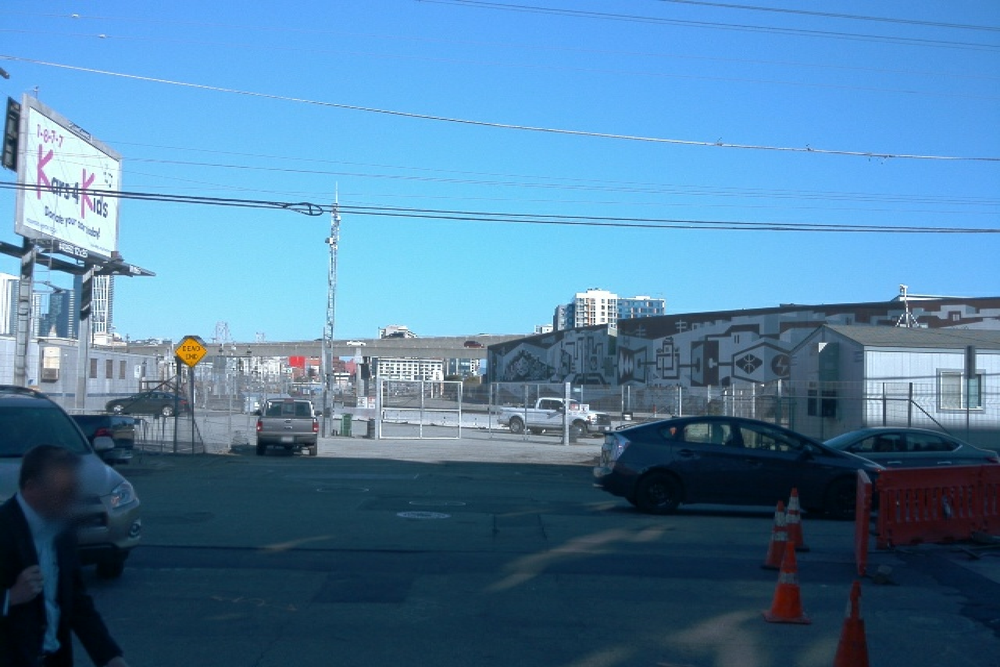
#> input picture computer_vision/data_acquisition/data/images/segment-1231623110026745648_480_000_500_000_with_camera_labels_38.png, 1000 x 667 px, shrunk from 1920 x 1280 before the run, found by its file name
$ jupyter execute --allow-errors img_manipulation.ipynb
#> lines starting #> are read from the running program, lines starting #| are printed output that depends on the picture; after the words box and inside, x2 and y2 are one past the last pixel; in counts of white or black regions, pixels touching at a corner belong together
### computer_vision/image_manipulation/solution/utils.py
import numpy as np


def check_results(mean, std):
    # calculate L1 distance
    gt_mean = np.array([ 95.30968145, 110.46818685, 123.70005162])
    mean_dst = np.sum(np.abs(np.array(mean) - gt_mean))
    assert mean_dst < 0.0001, 'The mean calculation is incorrect.'

    gt_std = np.array([47.02613582, 52.31789603, 59.47874234])
    std_dst = np.sum(np.abs(np.array(std) - gt_std))
    assert std_dst < 0.0001, 'The std calculation is incorrect.'
    print('Congrats, all calculations are correct!')

### computer_vision/image_manipulation/solution/img_manipulation.ipynb
[cell 1]
import matplotlib.pyplot as plt
import numpy as np
from PIL import Image


def create_mask(path, color_threshold):
    """
    create a binary mask of an image using a color threshold
    args:
    - path [str]: path to image file
    - color_threshold [array]: 1x3 array of RGB value
    returns:
    - img [array]: RGB image array
    - mask [array]: binary array
    """
    img = np.array(Image.open(path).convert('RGB'))
#> img is the input picture: shape (667, 1000, 3); mean R, G, B 80.4, 127.5, 163.3
    R, G, B = img[..., 0], img[..., 1], img[..., 2]
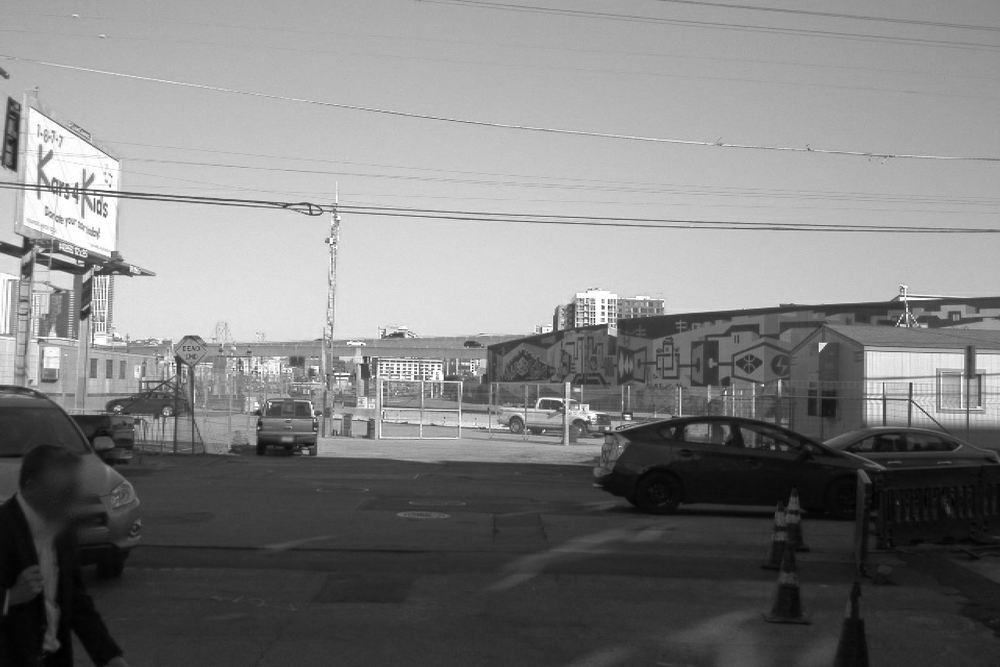
#> G: shape (667, 1000); min 0, max 255, mean 127.5
    rt, gt, bt = color_threshold
    mask = (R > rt) & (G > gt) & (B > bt)
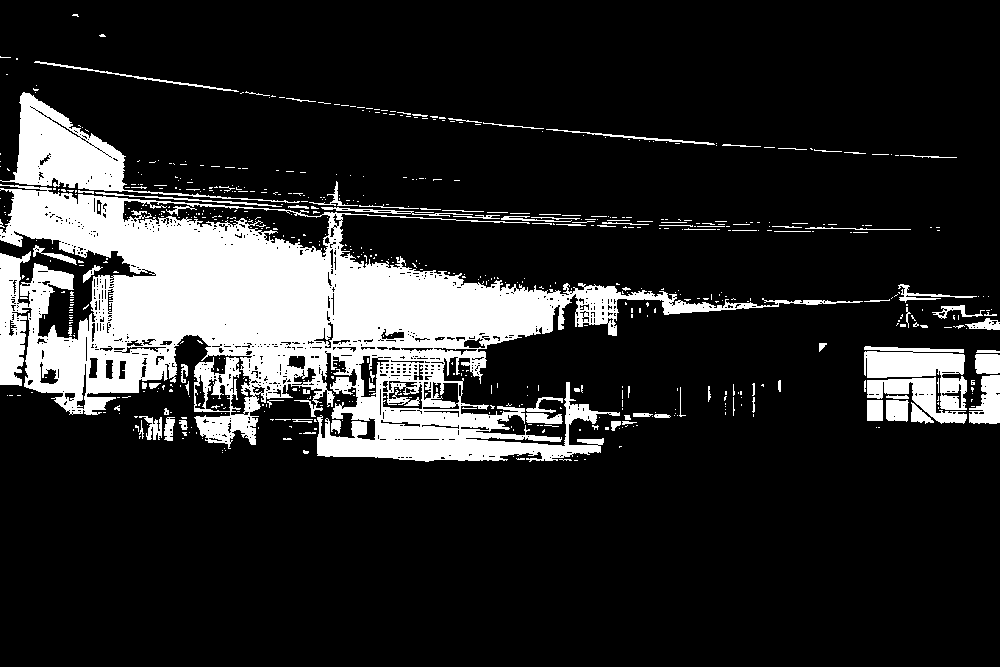
#> mask: shape (667, 1000) bool; 16.2% white; 665 white regions (567 under 20 px), largest, box (x1, y1, x2, y2) and area: (0, 184, 863, 462) 84113, (0, 92, 300, 203) 7001, (864, 346, 967, 410) 3386
    return img, mask


def mask_and_display(img, mask):
    """
    display 3 plots next to each other: image, mask and masked image
    args:
    - img [array]: HxWxC image array
    - mask [array]: HxW mask array
    """
    masked_image = img * np.stack([mask]*3, axis=2)
    f, ax = plt.subplots(1, 3, figsize=(15, 10))
    ax[0].imshow(img)
    ax[1].imshow(mask)
    ax[2].imshow(masked_image)
    plt.show()

[cell 2]
path = '../data/images/segment-1231623110026745648_480_000_500_000_with_camera_labels_38.png'
color_threshold = [128, 128, 128]

img, mask = create_mask(path, color_threshold)
mask_and_display(img, mask)

[cell 3]
import glob

import matplotlib.pyplot as plt
import numpy as np
import seaborn as sns
from PIL import Image, ImageStat

from utils import check_results


def calculate_mean_std(image_list):
    """
    calculate mean and std of image list
    args:
    - image_list [list[str]]: list of image paths
    returns:
    - mean [array]: 1x3 array of float, channel wise mean
    - std [array]: 1x3 array of float, channel wise std
    """
    means = []
    stds = []

    for path in image_list:
        img = Image.open(path).convert('RGB')
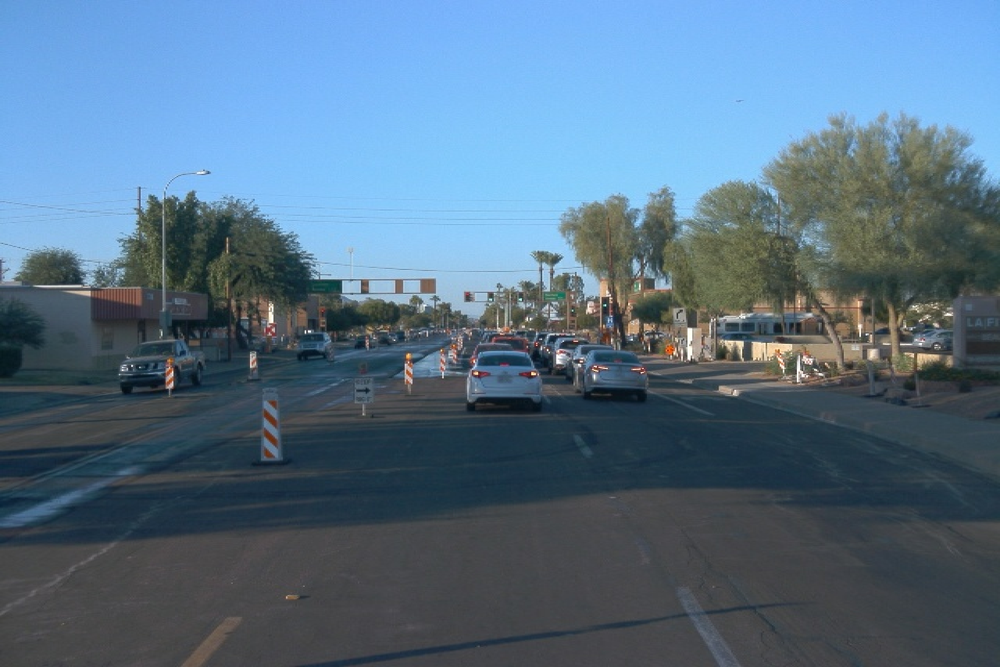
#> input picture computer_vision/image_manipulation/data/images/segment-12257951615341726923_2196_690_2216_690_with_camera_labels_78.png, 1000 x 667 px, shrunk from 1920 x 1280 before the run
#> img is the input picture: PIL image 1000x667 RGB; mean R, G, B 86.3, 112.1, 133.4
        stat = ImageStat.Stat(img)
        means.append(np.array(stat.mean))
        stds.append(np.array(stat.var)**0.5)
#> pass 2 of the loop in calculate_mean_std, `for path in image_list:`:
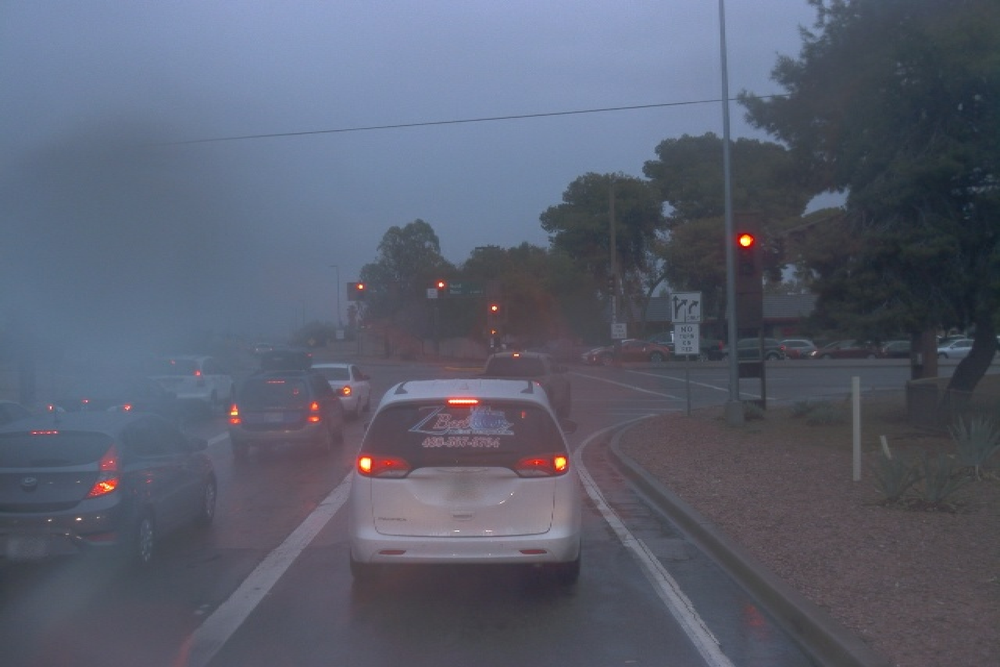
#> input picture computer_vision/image_manipulation/data/images/segment-12304907743194762419_1522_000_1542_000_with_camera_labels_2.png, 1000 x 667 px, shrunk from 1920 x 1280 before the run
#> in calculate_mean_std, img is the input picture: PIL image 1000x667 RGB; mean R, G, B 90.2, 95.3, 111.5

    total_mean = np.mean(means, axis=0)
#> total_mean = [88.23, 103.7, 122.5]
    total_std = np.mean(stds, axis=0)
#> total_std = [33.35, 44.51, 60.97]

    return total_mean, total_std


def channel_histogram(image_list):
    """
    calculate channel wise pixel value
    args:
    - image_list [list[str]]: list of image paths
    """
    red = []
    green = []
    blue = []

    for path in image_list:
        img = np.array(Image.open(path).convert('RGB'))
        R, G, B = img[..., 0], img[..., 1], img[..., 2]
        red.extend(R.flatten().tolist())
        green.extend(G.flatten().tolist())
        blue.extend(B.flatten().tolist())

    plt.figure()
    sns.kdeplot(red, color='r')
    sns.kdeplot(green, color='g')
    sns.kdeplot(blue, color='b')
    plt.show()

[cell 4]
image_list = glob.glob('../data/images/*')

mean, std = calculate_mean_std(image_list)
#> mean = [88.23, 103.7, 122.5]; std = [33.35, 44.51, 60.97]
channel_histogram(image_list[:2])
#> in channel_histogram, `R, G, B = img[..., 0], img[..., 1], img[..., 2]`:
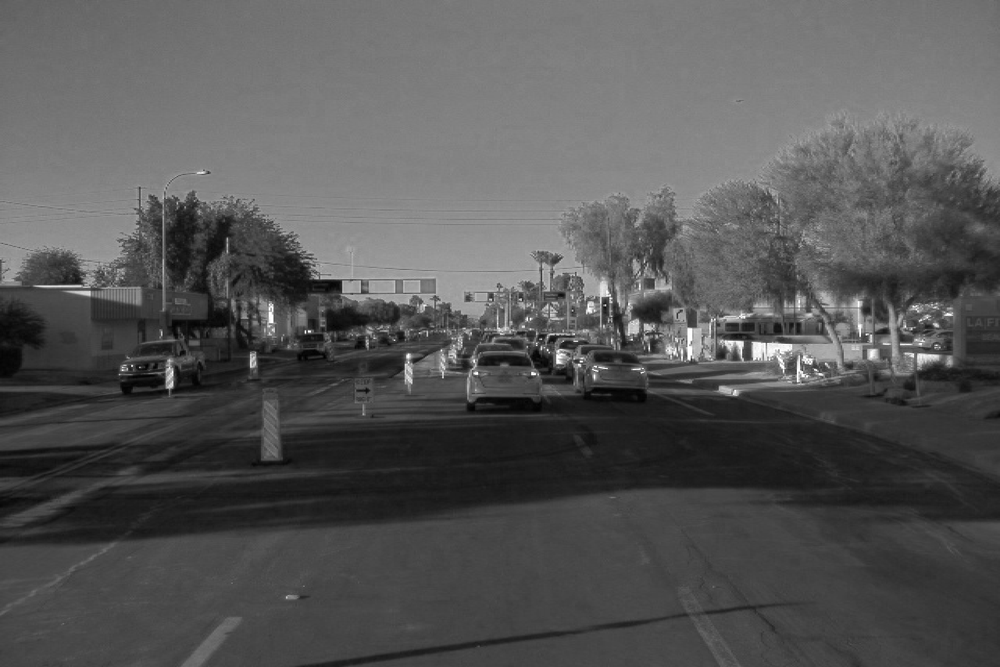
#> R: shape (667, 1000); min 0, max 255, mean 86.3
#> in channel_histogram, `R, G, B = img[..., 0], img[..., 1], img[..., 2]`:
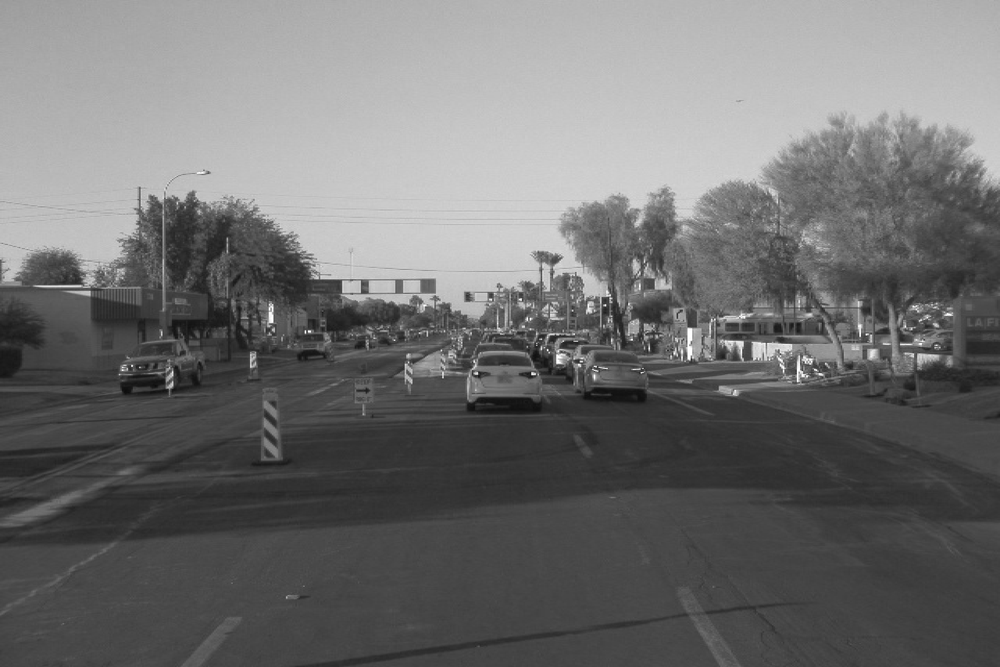
#> G: shape (667, 1000); min 12, max 255, mean 112.1
#> in channel_histogram, `R, G, B = img[..., 0], img[..., 1], img[..., 2]`:
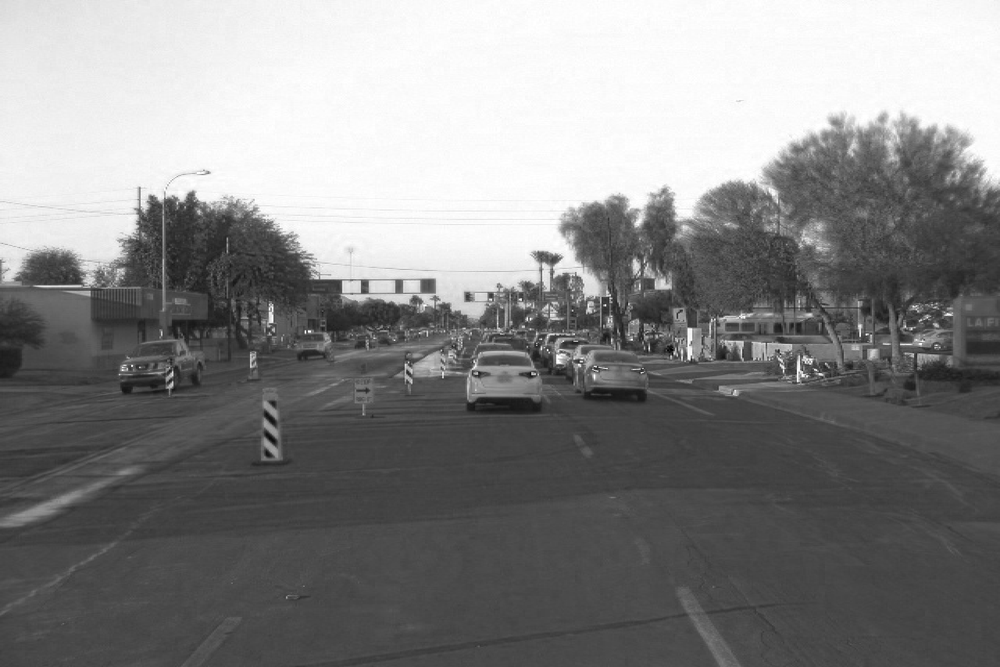
#> B: shape (667, 1000); min 3, max 255, mean 133.4
#> pass 2 of the loop in channel_histogram, `for path in image_list:`:
#> in channel_histogram, `R, G, B = img[..., 0], img[..., 1], img[..., 2]`:
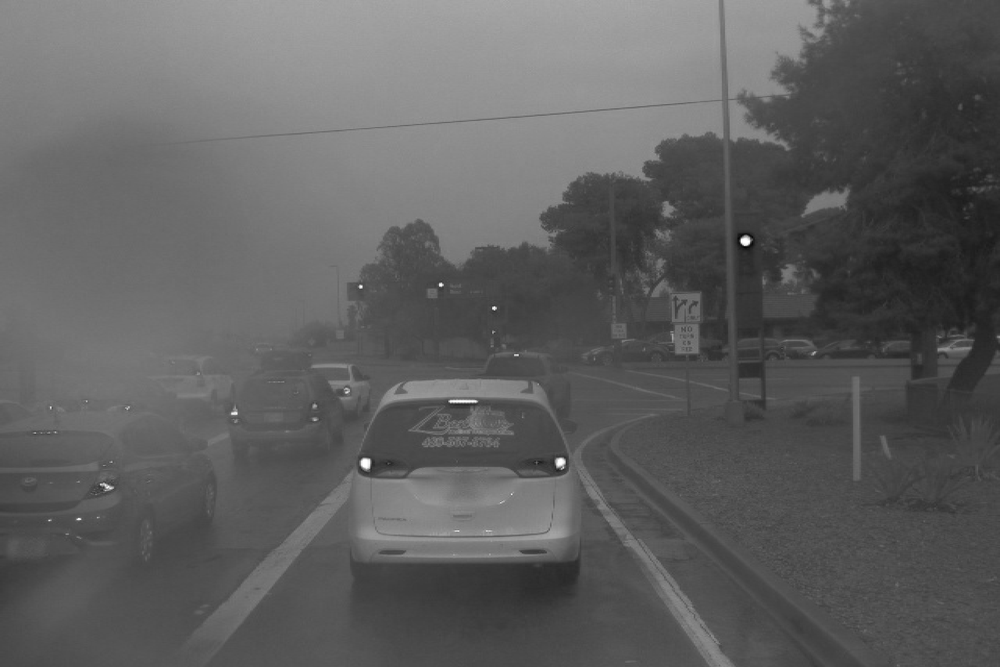
#> G: shape (667, 1000); min 3, max 255, mean 95.3
#> in channel_histogram, `R, G, B = img[..., 0], img[..., 1], img[..., 2]`:
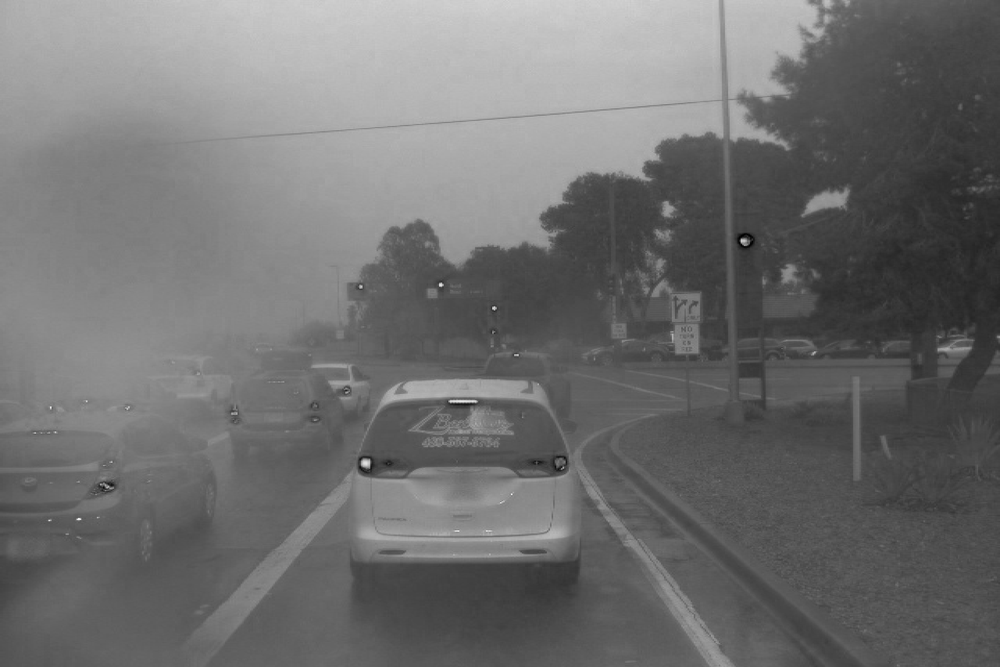
#> B: shape (667, 1000); min 0, max 243, mean 111.5
#> in channel_histogram, `plt.show()`:
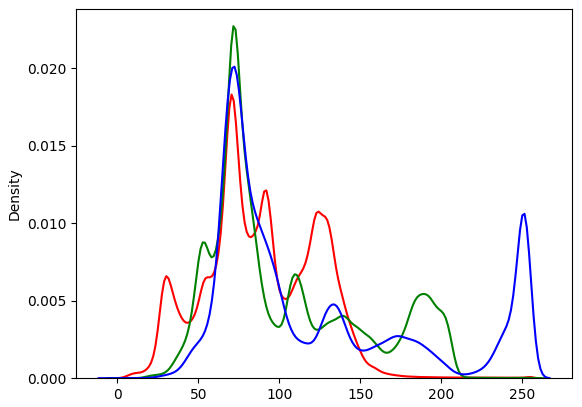
#> figure drawn by matplotlib, 1 panel; curve peaks at x = 70.45, y = 0.0183; curve peaks at x = 71.58, y = 0.0227; curve peaks at x = 72.27, y = 0.0201

#> (the rest of this cell did not finish here and is left out)

#> in check_results, `mean_dst = np.sum(np.abs(np.array(mean) - gt_mean))`: mean_dst = 15.1
